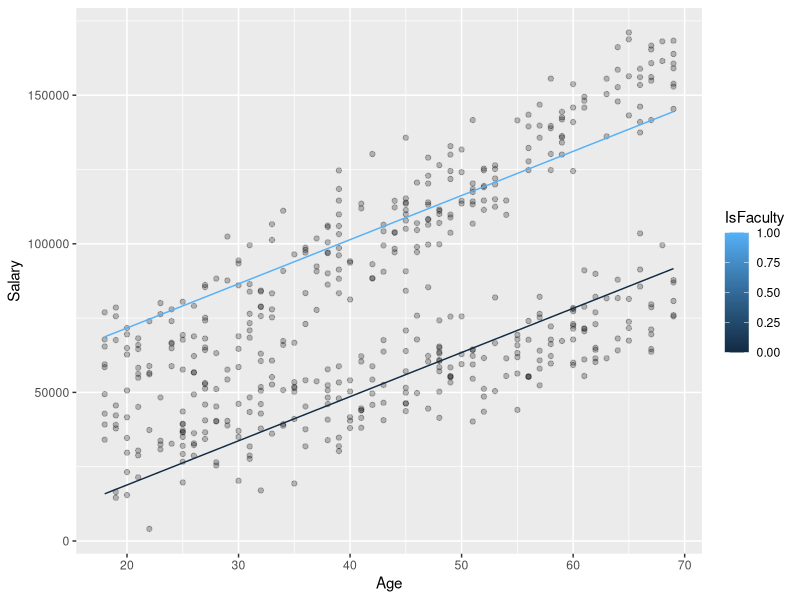
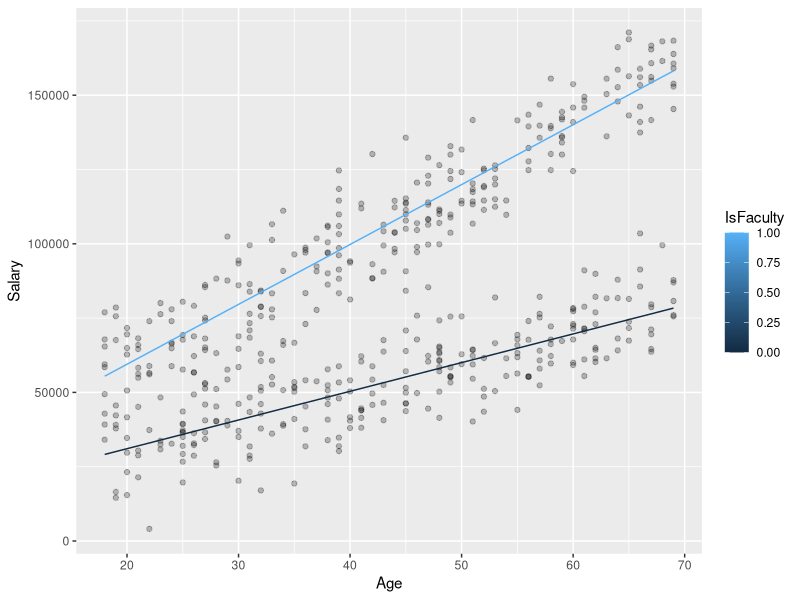

Generate these figures, in order, with R:
## ---- chunk 1
library(data.table)
library(tidyverse)

set.seed(7)
salaries <- data.table(IsFaculty = rep(x = c(0,1), each = 250),
                       Age = sample(x = 18:69, 
                                    size = 500, 
                                    replace = TRUE)) %>%
  mutate(Salary = (Age * 1000 + rnorm(n = 500, 
                                      mean = 10000, 
                                      sd = 10000)) +
                  (IsFaculty * 10000) + 
                  (IsFaculty*Age*1000))

lm.salaries <- lm(formula = Salary ~ ., data = salaries)

lm.salaries$coefficients %>% round(0)
## ---- chunk 2
ggplot(data = salaries, aes(x = Age, y = Salary)) + 
  geom_point(alpha = .25) + 
  geom_line(aes(x = Age, 
                y = lm.salaries$fitted.values, 
                group = IsFaculty, 
                color = IsFaculty))
## ---- chunk 3

lm.salaries.interactions <- lm(formula = Salary ~ . + Age*IsFaculty, 
                               data = salaries)

lm.salaries.interactions$coefficients %>% round(0)
## ---- chunk 4
ggplot(data = salaries, aes(x = Age, y = Salary)) + 
  geom_point(alpha = .25) + 
  geom_line(aes(x = Age, 
                y = lm.salaries.interactions$fitted.values, 
                group = IsFaculty, 
                color = IsFaculty))
